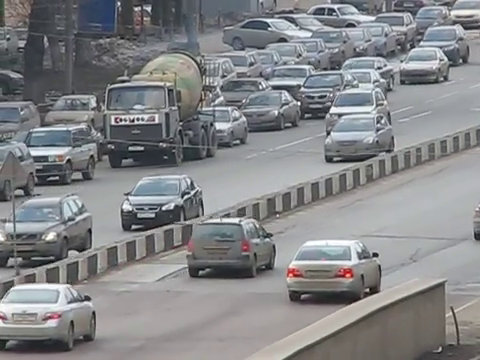
#> input picture frame 35 of videoplayback.mp4, 480 x 360 px
$ python main.py
#> lines starting #> are read from the running program, lines starting #| are printed output that depends on the picture
import cv2
import numpy as np


def goodFeaturesToTrack(image, draw_corners=False):
    gray = cv2.cvtColor(image, cv2.COLOR_BGR2GRAY)
    # Поиск особенных точек с использованием функции goodFeaturesToTrack
    corners = cv2.goodFeaturesToTrack(gray, maxCorners=100, qualityLevel=0.01, minDistance=10)

    # Преобразуем координаты точек в целочисленные значения
    corners_return = np.float32(corners)

    if draw_corners:
        corners_draw = np.int32(corners)
        # Рисуем круги на найденных точках
        for corner in corners_draw:
            x, y = corner.ravel()
            cv2.circle(image, (x, y), 3, (0, 255, 0), -1)

        # Отображаем изображение с найденными точками
        cv2.imshow("Corners", image)
        cv2.waitKey(0)
        cv2.destroyAllWindows()

    return corners_return


def visualize_optical_flowLK(point_new, point_old, state, frame):
    # Отрисовка стрелок на изображении
    good_new = point_new[state == 1]
    good_old = point_old[state == 1]

    for i, (new, old) in enumerate(zip(good_new, good_old)):
        a, b = new.ravel()
        c, d = old.ravel()
        if np.sqrt((a - c) ** 2 + (b - d) ** 2) > 0.5:
            frame = cv2.arrowedLine(frame, (int(c), int(d)), (int(a), int(b)), (0, 255, 0), 2)

    return frame.astype(np.uint8)


def visualize_optical_flowHS(frame1, flow):
    hsv = np.zeros_like(frame1)
    hsv[..., 1] = 255

    mag, ang = cv2.cartToPolar(flow[..., 0], flow[..., 1])
    hsv[..., 0] = ang * 180 / np.pi / 2
    hsv[..., 2] = cv2.normalize(mag, None, 0, 255, cv2.NORM_MINMAX)
    return cv2.cvtColor(hsv, cv2.COLOR_HSV2BGR)


def video_stream_processing(video_path_inner, method, **kwargs):
    cap = cv2.VideoCapture(video_path_inner)

    # Читаем первый кадр
    ret, frame1 = cap.read()

    while True:
        # Читаем следующий кадр
        ret, frame2 = cap.read()

        if not ret:
            break
        # Вычисляем оптический поток
        frame_with_flow = method(frame1=frame1, frame2=frame2, kwargs=kwargs)
        # Отображаем кадр с оптическим потоком
        cv2.imshow('Optical Flow', frame_with_flow)

        # Переходим к следующему кадру
        frame1 = frame2

        # Для остановки видео по нажатию клавиши 'q'
        if cv2.waitKey(25) & 0xFF == ord('q'):
            break
    # Закрываем видеофайл после обработки
    cap.release()
    cv2.destroyAllWindows()


def methodLK(frame1, frame2, kwargs):
    prev_pts = goodFeaturesToTrack(frame1, False)
    next_pts = goodFeaturesToTrack(frame2, False)
    if "k" in kwargs.keys():
        k = int(kwargs["k"])
        (new_points, state, error) = cv2.calcOpticalFlowPyrLK(frame1, frame2, prev_pts, next_pts, winSize=(k, k))
    else:
        (new_points, state, error) = cv2.calcOpticalFlowPyrLK(frame1, frame2, prev_pts, next_pts)

    return visualize_optical_flowLK(point_new=new_points, point_old=prev_pts, state=state, frame=frame1)


def methodHS(frame1, frame2, kwargs):
    pyr_scale = 0.5
    levels = 3
    winsize = 15
    iterations = 3
    poly_n = 5
    poly_sigma = 1.2
    flags = 0
    frame1_gray = cv2.cvtColor(frame1, cv2.COLOR_BGR2GRAY)
    frame2_gray = cv2.cvtColor(frame2, cv2.COLOR_BGR2GRAY)
    # Вычисляем оптический поток с использованием метода Farneback
    flow = cv2.calcOpticalFlowFarneback(frame1_gray, frame2_gray, None, pyr_scale, levels, winsize, iterations,
                                        poly_n, poly_sigma, flags)
    return visualize_optical_flowHS(frame1, flow)


# Пример использования метода
video_path = "videoplayback.mp4"
video_stream_processing(video_path, methodLK)
#> in video_stream_processing, frame1 is the input picture: shape (360, 480, 3); mean B, G, R 135.4, 133.3, 132.2
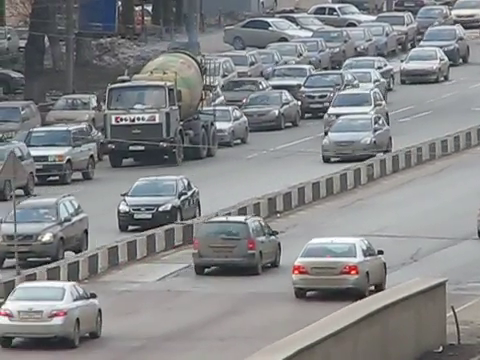
#> input picture frame 36 of videoplayback.mp4, 480 x 360 px
#> in video_stream_processing, frame2 is the input picture: shape (360, 480, 3); mean B, G, R 134.9, 133.2, 131.8
#> in goodFeaturesToTrack, `corners = cv2.goodFeaturesToTrack(gray, maxCorners=100, qualityLevel=0..`: corners = 100 rows, first 8: [299, 102], [330, 112], [123, 120], [162, 208], [133, 119], [302, 87], [182, 198], [268, 28]
#> in goodFeaturesToTrack, `corners_return = np.float32(corners)`: corners_return has the same summary as corners
#> in methodLK, `prev_pts = goodFeaturesToTrack(frame1, False)`: prev_pts has the same summary as corners in goodFeaturesToTrack
#> in goodFeaturesToTrack (call 2), `corners = cv2.goodFeaturesToTrack(gray, maxCorners=100, qualityLevel=0..`: corners = 100 rows, first 8: [159, 209], [299, 102], [121, 119], [328, 112], [269, 28], [138, 119], [302, 86], [382, 253]
#> in goodFeaturesToTrack (call 2), `corners_return = np.float32(corners)`: corners_return has the same summary as corners
#> in methodLK, `next_pts = goodFeaturesToTrack(frame2, False)`: next_pts has the same summary as corners in goodFeaturesToTrack
#> in methodLK, `(new_points, state, error) = cv2.calcOpticalFlowPyrLK(frame1, frame2, ..`: new_points = 100 rows, first 8: [299.4, 101.6], [328.1, 112.2], [123.5, 119.6], [158.8, 208.7], [133.5, 118.6], [302.3, 86.59], [179, 198.7], [268.7, 27.51]; state = 100 values from 1 to 1; error = 100 values, max 18.16 at index 33, min 1.42 at index 37, mean 4.99
#> in visualize_optical_flowLK, `good_new = point_new[state == 1]`: good_new = 100 pairs, first value 6.09 to 460.1, second value 1.51 to 317.5
#> in visualize_optical_flowLK, `good_old = point_old[state == 1]`: good_old = 100 pairs, first value 10 to 460, second value 2 to 320
#> the loop in visualize_optical_flowLK, `for i, (new, old) in enumerate(zip(good_new, good_old)):` made 100 passes
#> (a, b, c, d) on passes 1 to 12: (299.4, 101.6, 299, 102), (328.1, 112.2, 330, 112), (123.5, 119.6, 123, 120), (158.8, 208.7, 162, 208), (133.5, 118.6, 133, 119), (302.3, 86.59, 302, 87), (179, 198.7, 182, 198), (268.7, 27.51, 268, 28), (129.7, 147.5, 129, 148), (134.7, 7.49, 134, 8), (440.4, 59.75, 440, 60), (113.5, 146.6, 113, 147)
#> after the loop in visualize_optical_flowLK, `for i, (new, old) in enumerate(zip(good_new, good_old)):`:
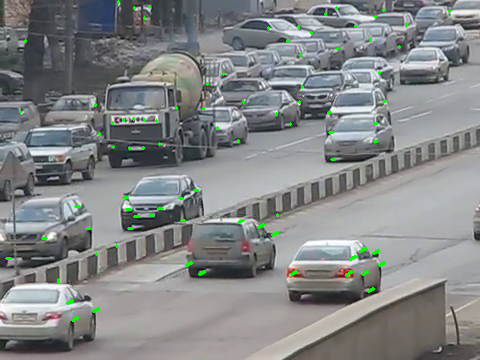
#> frame: shape (360, 480, 3); mean B, G, R 134.5, 134.1, 131.3
#> (key q is pressed here)
video_stream_processing(video_path, methodHS)
#> in visualize_optical_flowHS, `mag, ang = cv2.cartToPolar(flow[..., 0], flow[..., 1])`:
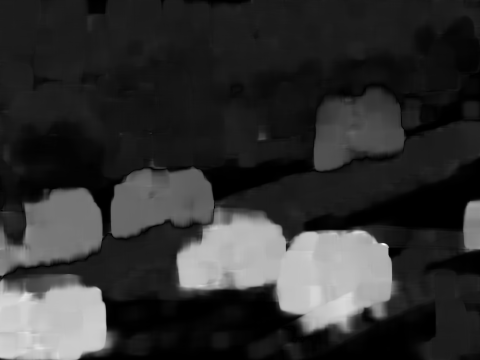
#> mag: shape (360, 480) float32; min 9.94e-05, max 8.27, mean 1.62; drawn with min black and max white
#> in visualize_optical_flowHS, `mag, ang = cv2.cartToPolar(flow[..., 0], flow[..., 1])`:
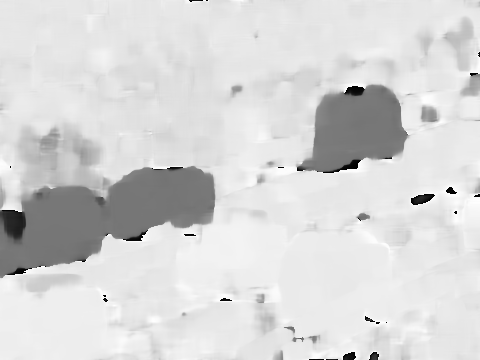
#> ang: shape (360, 480) float32; min 0.000591, max 6.28, mean 5.3; drawn with min black and max white
#> in visualize_optical_flowHS, `hsv[..., 0] = ang * 180 / np.pi / 2`:
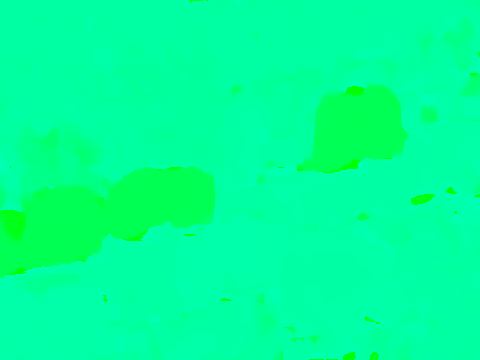
#> hsv: shape (360, 480, 3); mean of channels 0, 1, 2 151.3, 255, 0; drawn as B, G, R
#> in visualize_optical_flowHS, `hsv[..., 2] = cv2.normalize(mag, None, 0, 255, cv2.NORM_MINMAX)`:
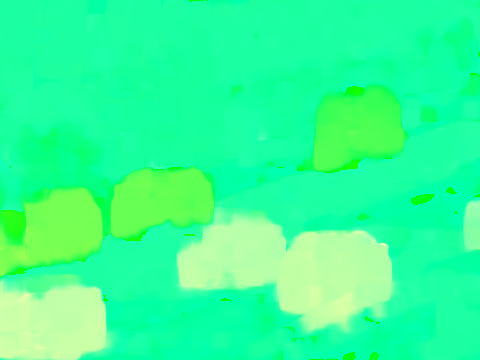
#> hsv: shape (360, 480, 3); mean of channels 0, 1, 2 151.3, 255, 49.6; drawn as B, G, R
#> in visualize_optical_flowHS, `return cv2.cvtColor(hsv, cv2.COLOR_HSV2BGR)`:
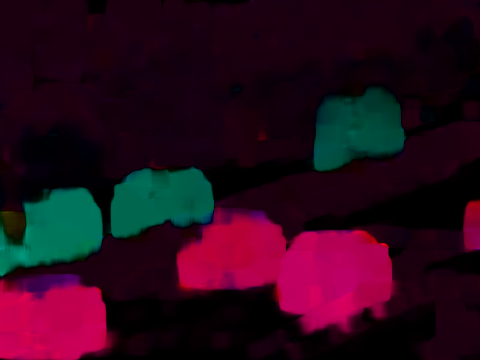
#> returned value: shape (360, 480, 3); mean B, G, R 26.4, 9.2, 40.2
#> (key Esc is pressed here)

$ run again, starting later in the video
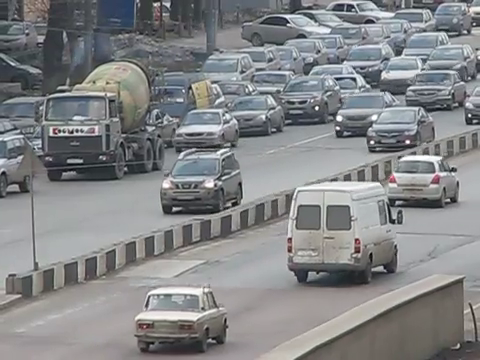
#> input picture frame 160 of videoplayback.mp4, 480 x 360 px
#> in video_stream_processing, frame1 is the input picture: shape (360, 480, 3); mean B, G, R 134.9, 133.3, 131.7
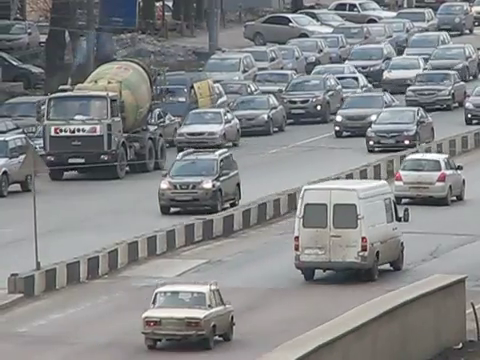
#> input picture frame 161 of videoplayback.mp4, 480 x 360 px
#> in video_stream_processing, frame2 is the input picture: shape (360, 480, 3); mean B, G, R 134.6, 133.1, 131.4
#> corners = 100 rows, first 8: [317, 107], [469, 115], [371, 142], [339, 128], [406, 142], [449, 200], [287, 24], [469, 78]
#> corners_return has the same summary as corners
#> prev_pts has the same summary as corners in goodFeaturesToTrack
#> corners = 100 rows, first 8: [469, 116], [319, 106], [338, 128], [370, 142], [408, 142], [289, 24], [63, 131], [455, 198]
#> corners_return has the same summary as corners
#> next_pts has the same summary as corners in goodFeaturesToTrack
#> new_points = 100 rows, first 8: [319, 106.3], [468.8, 115.2], [370.1, 142.3], [338.4, 128.1], [405.2, 142.2], [455, 198], [289.3, 23.38], [470.3, 77.89]; state = 100 values from 1 to 1; error = 100 values, max 17.67 at index 39, min 0.126 at index 68, mean 5.05
#> good_new = 100 pairs, first value 24.81 to 476.1, second value 3.4 to 342.3
#> good_old = 100 pairs, first value 23 to 474, second value 4 to 343
#> the loop in visualize_optical_flowLK, `for i, (new, old) in enumerate(zip(good_new, good_old)):` made 100 passes
#> (a, b, c, d) on passes 1 to 8: (319, 106.3, 317, 107), (468.8, 115.2, 469, 115), (370.1, 142.3, 371, 142), (338.4, 128.1, 339, 128), (405.2, 142.2, 406, 142), (455, 198, 449, 200), (289.3, 23.38, 287, 24), (470.3, 77.89, 469, 78)
#> in visualize_optical_flowHS, `return cv2.cvtColor(hsv, cv2.COLOR_HSV2BGR)`:
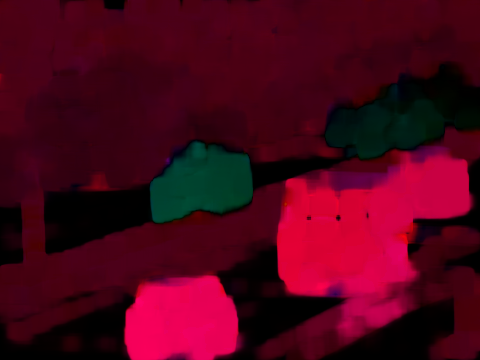
#> returned value: shape (360, 480, 3); mean B, G, R 24.5, 2.9, 75.8

$ run again, starting later in the video
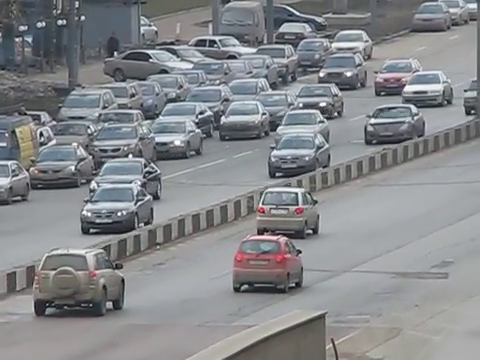
#> input picture frame 285 of videoplayback.mp4, 480 x 360 px
#> in video_stream_processing, frame1 is the input picture: shape (360, 480, 3); mean B, G, R 138.9, 136.1, 134
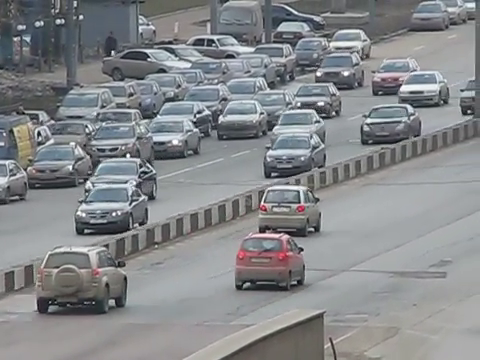
#> input picture frame 286 of videoplayback.mp4, 480 x 360 px
#> in video_stream_processing, frame2 is the input picture: shape (360, 480, 3); mean B, G, R 138.5, 136.1, 133.8
#> corners = 100 rows, first 8: [115, 52], [130, 154], [41, 131], [118, 214], [320, 104], [149, 60], [294, 285], [311, 232]
#> corners_return has the same summary as corners
#> prev_pts has the same summary as corners in goodFeaturesToTrack
#> corners = 100 rows, first 8: [112, 51], [128, 154], [197, 115], [113, 214], [468, 111], [147, 59], [38, 131], [117, 148]
#> corners_return has the same summary as corners
#> next_pts has the same summary as corners in goodFeaturesToTrack
#> new_points = 100 rows, first 8: [112.5, 51.32], [127.6, 153.9], [38.74, 130.4], [112.7, 214.4], [316.8, 103.6], [147.2, 59.31], [295.8, 282.7], [312.7, 229.8]; state = 100 values from 1 to 1; error = 100 values, max 19.57 at index 77, min 1.54 at index 80, mean 5.02
#> good_new = 100 pairs, first value 2.7 to 473.3, second value 1.51 to 302.7
#> good_old = 100 pairs, first value 5 to 475, second value 2 to 305
#> the loop in visualize_optical_flowLK, `for i, (new, old) in enumerate(zip(good_new, good_old)):` made 100 passes
#> (a, b, c, d) on passes 1 to 8: (112.5, 51.32, 115, 52), (127.6, 153.9, 130, 154), (38.74, 130.4, 41, 131), (112.7, 214.4, 118, 214), (316.8, 103.6, 320, 104), (147.2, 59.31, 149, 60), (295.8, 282.7, 294, 285), (312.7, 229.8, 311, 232)
#> in visualize_optical_flowHS, `return cv2.cvtColor(hsv, cv2.COLOR_HSV2BGR)`:
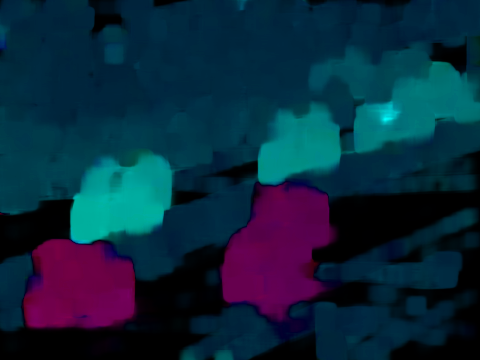
#> returned value: shape (360, 480, 3); mean B, G, R 60.3, 40, 10.6
